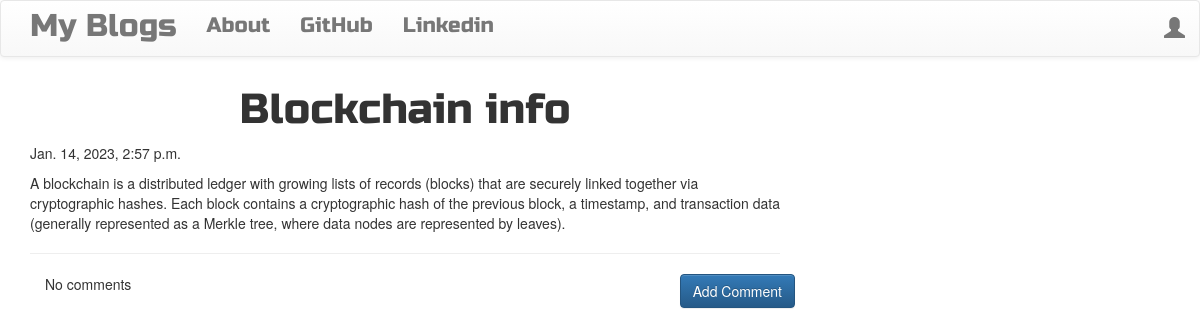
/post/5/, run on the app's committed database.
### blog/models.py (models this page shows, shortened)
class Post(models.Model):
    author = models.ForeignKey('auth.User', on_delete=models.CASCADE)
    title = models.CharField(max_length=200)
    text = models.TextField()
    create_date = models.DateTimeField(default=timezone.now)
    publish_date = models.DateTimeField(blank=True, null=True)

### blog/views.py (the view)
# urls.py: path("post/<int:pk>/", views.PostDetailView.as_view(), name="post_detail"),
class PostDetailView(DetailView):
    model = Post

### blog/templates/blog/post_detail.html (shortened to what this page needs)
{% extends 'blog/base.html' %}
{% block content %}
    <h1 class="posttitle loader"> {{post.title}} </h1>
    {% if post.publish_date %}
        {{post.publish_date}}
    {% else %}
        <a class="btn btn-default" href="{% url 'post_publish' pk=post.pk %}"> Publish </a>
    {% endif %}
    <p class="postcontent"> {{post.text|safe|linebreaksbr}} </p>
    <hr>
    <a href="{% url 'add_comments_to_post' pk=post.pk %}" class="btn btn-primary btn-comment"> Add Comment</a>
    <div class="container">
        {% for comment in post.comments.all %}
        <br>
            {% if user.is_authenticated or comment.aproved_comment %}
                {{comment.create_date}}
                {% if not comment.approved_comment %}
                    <a class = 'btn btn-primary' href="{% url 'comment_approve' pk=comment.pk %}">
                        <span class="glyphicon glyphicon-ok"> </span>
                    </a>
                    <a class = 'btn btn-default' href="{% url 'comment_remove' pk=comment.pk %}">
                        <span class="glyphicon glyphicon-remove"> </span>
                    </a>
                {% endif %}
                <p> {{comment.text|safe|linebreaks}}</p>
                <p> Posted by: {{comment.author}} </p>
            {% endif %}
            {% empty %}
            <p> No comments </p>
        {% endfor %}
    </div>
{% endblock content %}

### blog/static/css/blog.css (style rules this page uses)
.posttitle { font-family: 'Russo One',sans-serif; font-size: 3em; text-align: center; }
.postcontent { font-family: 'Montserrat'; font-size: 1.5em; }
.btn-comment { position: absolute; right: 0px; }
.loader { filter:hue-rotate(0deg); color:linear-gradient(45deg,#0f8,#08f); animation:hue 10000ms infinite linear; }

### data on the page
Post: title "Blockchain info", publish_date "Jan. 14, 2023, 2:57 p.m.", text "A blockchain is a distributed ledger with growing lists of records (blocks) that are securely linked together via cryptographic hashes. Each block contains a cryptographic hash of the previous block, a timestamp, and transaction data (generally represented as a Merkle tree, where data nodes are represented by leaves)."
